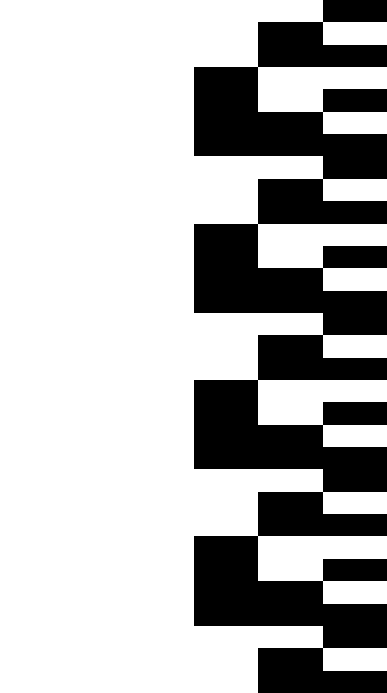
#> input picture Images/001_Al-Fatiha.png, 387 x 693 px
$ python pattern_analyzer.py
#> lines starting #> are read from the running program, lines starting #| are printed output that depends on the picture; after the words box and inside, x2 and y2 are one past the last pixel; in counts of white or black regions, pixels touching at a corner belong together
"""
Pattern Analyzer - Analyze generated bitmaps for heart shapes and symbols
محلل الأنماط - تحليل الصور المولدة للبحث عن أشكال القلب والرموز
"""
import numpy as np
import matplotlib.pyplot as plt
from pathlib import Path
try:
    from PIL import Image
except ImportError:
    import subprocess
    subprocess.check_call(["pip", "install", "pillow", "--quiet"])
    from PIL import Image

def load_bitmap_image(image_path):
    """Load a bitmap image and convert to binary matrix"""
    img = Image.open(image_path).convert('L')  # Convert to grayscale
#> img: PIL image 387x693 L; 72.2% white; 1 black region, box (x1, y1, x2, y2) and area: (194, 0, 387, 693) 74642
    img_array = np.array(img)
    # Threshold: values > 128 become 1 (black), <= 128 become 0 (white)
    binary = (img_array > 128).astype(int)
#| Matrix shape: (693, 387)
#| Total pixels: 268191
#| Black pixels: 193549 (72.2%)
    return binary

def analyze_symmetry(matrix):
    """Analyze vertical and horizontal symmetry"""
    rows, cols = matrix.shape
#> rows = 693; cols = 387

    # Vertical symmetry (left-right)
    left_half = matrix[:, :cols//2]
#> left_half: shape (693, 193) int64; every value is 1
    right_half = np.flip(matrix[:, cols//2:], axis=1)
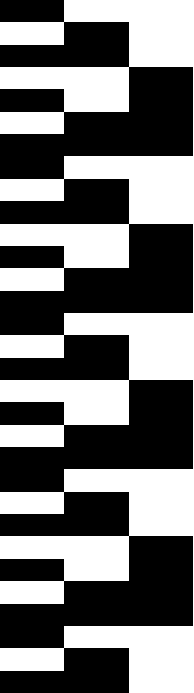
#> right_half: shape (693, 194) int64; values 0 (black) and 1 (white), 44.5% white; 1 white region, box (x1, y1, x2, y2) and area: (0, 0, 194, 693) 59800

    # Horizontal symmetry (top-bottom)
    top_half = matrix[:rows//2, :]
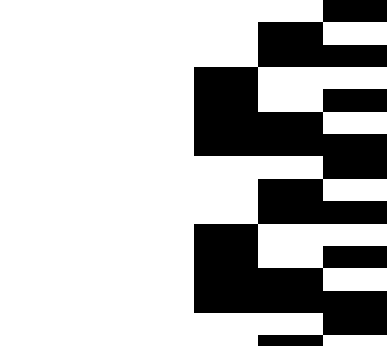
#> top_half: shape (346, 387) int64; values 0 (black) and 1 (white), 72.7% white; 1 black region, box (x1, y1, x2, y2) and area: (194, 0, 387, 346) 36606
    bottom_half = np.flip(matrix[rows//2:, :], axis=0)
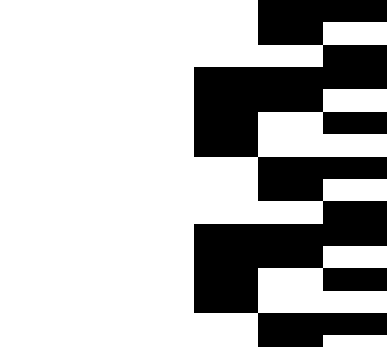
#> bottom_half: shape (347, 387) int64; values 0 (black) and 1 (white), 71.7% white; 1 black region, box (x1, y1, x2, y2) and area: (194, 0, 387, 347) 38036

#> (the run stopped early here; a loop or call above may not have finished)
